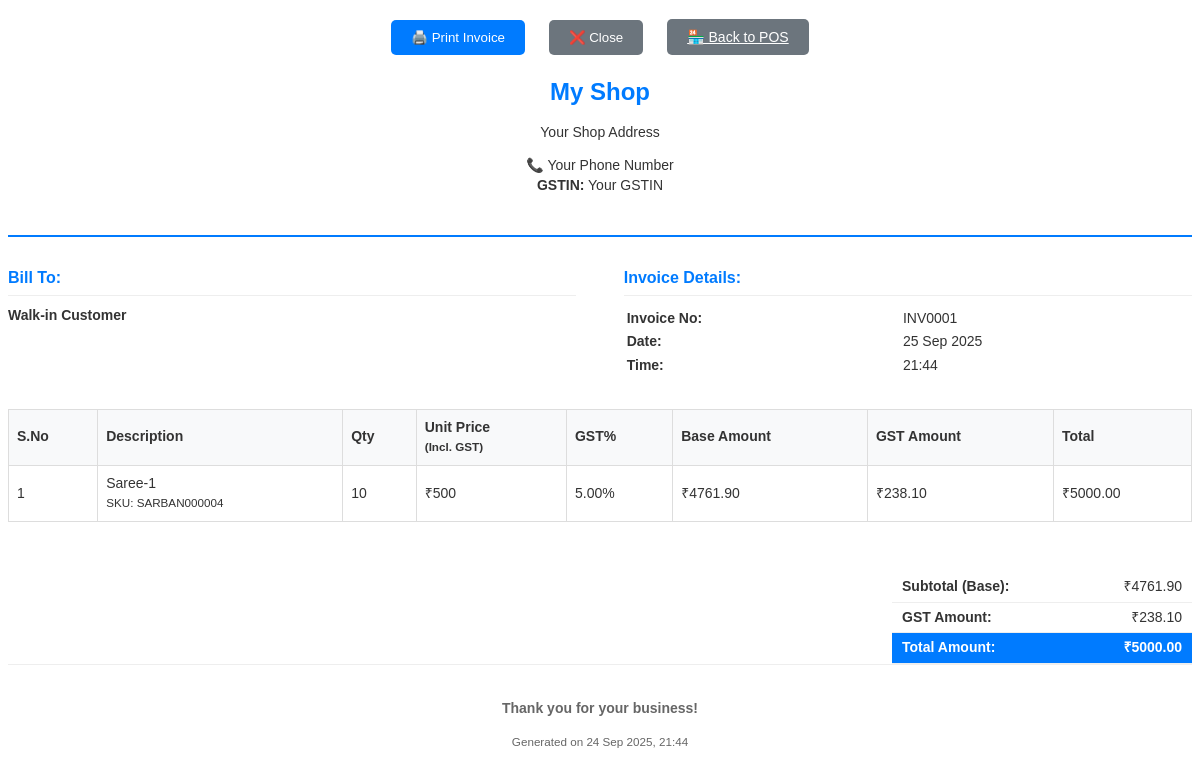
The app's page /invoice/4/print/ with its own data.
### profiles/models.py (models this page shows, shortened)
class ShopProfile(models.Model):
    shop_name = models.CharField(max_length=200, default="My Shop")
    gstin = models.CharField(max_length=15, blank=True, null=True, help_text="GST Identification Number")
    phone = models.CharField(max_length=15, blank=True, null=True)
    address = models.TextField(blank=True, null=True)
    logo = models.ImageField(upload_to='shop_logos/', blank=True, null=True)
    default_gst_rate = models.DecimalField(max_digits=5, decimal_places=2, default=5.00)
    invoice_prefix = models.CharField(max_length=10, default="INV", help_text="Prefix for invoice numbers")
    last_invoice_number = models.IntegerField(default=0, help_text="Last generated invoice number")
    inventory_password_hash = models.CharField(max_length=128, blank=True, null=True, help_text="Password for inventory access")
    created_at = models.DateTimeField(auto_now_add=True)
    updated_at = models.DateTimeField(auto_now=True)
    class Meta:
        verbose_name = "Shop Profile"
        verbose_name_plural = "Shop Profiles"
    @classmethod
    def get_shop_profile(cls):
        profile, created = cls.objects.get_or_create(pk=1)
        return profile

### sales/models.py (models this page shows, shortened)
class Invoice(models.Model):
    PAYMENT_STATUS_CHOICES = [
        ('pending', 'Pending'),
        ('paid', 'Paid'),
        ('partial', 'Partially Paid'),
        ('cancelled', 'Cancelled'),
    ]
    number = models.CharField(max_length=50, unique=True)
    date = models.DateField(auto_now_add=True)
    customer = models.ForeignKey(Customer, on_delete=models.SET_NULL, blank=True, null=True)
    customer_name = models.CharField(max_length=200, blank=True, null=True, help_text="Customer name for walk-in customers")
    total_incl = models.DecimalField(
        max_digits=12,
        decimal_places=2,
        default=0.00,
        validators=[MinValueValidator(Decimal('0.00'))],
        help_text="Total amount including tax"
    )
    total_base = models.DecimalField(
        max_digits=12,
        decimal_places=2,
        default=0.00,
        validators=[MinValueValidator(Decimal('0.00'))],
        help_text="Total base amount excluding tax"
    )
    total_tax = models.DecimalField(
        max_digits=12,
        decimal_places=2,
        default=0.00,
        validators=[MinValueValidator(Decimal('0.00'))],
        help_text="Total tax amount"
    )
    payment_status = models.CharField(max_length=20, choices=PAYMENT_STATUS_CHOICES, default='pending')
    amount_paid = models.DecimalField(max_digits=12, decimal_places=2, default=0.00)
    notes = models.TextField(blank=True, null=True)
    created_by = models.ForeignKey(User, on_delete=models.SET_NULL, blank=True, null=True)
    created_at = models.DateTimeField(auto_now_add=True)
    updated_at = models.DateTimeField(auto_now=True)
    class Meta:
        ordering = ['-created_at']
        verbose_name = "Invoice"
        verbose_name_plural = "Invoices"
    def get_customer_display_name(self):
        if self.customer:
            return self.customer.name
        return self.customer_name or "Walk-in Customer"

class InvoiceItem(models.Model):
    invoice = models.ForeignKey(Invoice, on_delete=models.CASCADE, related_name='items')
    product = models.ForeignKey(Product, on_delete=models.SET_NULL, blank=True, null=True)
    description = models.CharField(max_length=300, help_text="Product description")
    quantity = models.DecimalField(
        max_digits=10,
        decimal_places=0,
        validators=[MinValueValidator(Decimal('1'))]
    )
    unit_price_incl = models.DecimalField(
        max_digits=10,
        decimal_places=0,
        validators=[MinValueValidator(Decimal('1'))],
        help_text="Unit price including tax"
    )
    tax_rate = models.DecimalField(
        max_digits=5,
        decimal_places=2,
        default=5.00,
        help_text="Tax rate percentage"
    )
    class Meta:
        verbose_name = "Invoice Item"
        verbose_name_plural = "Invoice Items"
    @property
    def unit_price_base(self):
        tax_multiplier = 1 + (self.tax_rate / 100)
        return (self.unit_price_incl / tax_multiplier).quantize(
            Decimal('0.01'), rounding=ROUND_HALF_UP
        )
    @property
    def unit_tax_amount(self):
        return self.unit_price_incl - self.unit_price_base
    @property
    def base_amount(self):
        return (self.unit_price_base * self.quantity).quantize(
            Decimal('0.01'), rounding=ROUND_HALF_UP
        )
    @property
    def tax_amount(self):
        return (self.unit_tax_amount * self.quantity).quantize(
            Decimal('0.01'), rounding=ROUND_HALF_UP
        )
    @property
    def total_amount(self):
        return (self.unit_price_incl * self.quantity).quantize(
            Decimal('0.01'), rounding=ROUND_HALF_UP
        )

### inventory/models.py (models this page shows, shortened)
class Product(models.Model):
    name = models.CharField(max_length=200)
    collection = models.ForeignKey('Collection', on_delete=models.SET_NULL, blank=True, null=True, related_name='products')
    sku = models.CharField(max_length=50, unique=True, blank=True, null=True, help_text="Stock Keeping Unit")
    barcode_value = models.CharField(max_length=100, unique=True, blank=True, null=True)
    price_incl_tax = models.DecimalField(
        max_digits=10,
        decimal_places=0,
        validators=[MinValueValidator(Decimal('1'))],
        help_text="Price including tax"
    )
    tax_rate = models.DecimalField(max_digits=5, decimal_places=2, default=5.00, help_text="Tax rate percentage")
    cost_price = models.DecimalField(
        max_digits=10,
        decimal_places=0,
        validators=[MinValueValidator(Decimal('0'))],
        default=0,
        help_text="Cost price per unit"
    )
    track_stock = models.BooleanField(default=True, help_text="Whether to track stock for this product")
    stock_quantity = models.DecimalField(
        max_digits=10,
        decimal_places=0,
        default=0,
        help_text="Current stock quantity"
    )
    hsn = models.CharField(max_length=20, blank=True, null=True, help_text="HSN/SAC Code")
    unit = models.CharField(max_length=20, default="pcs", help_text="Unit of measurement")
    description = models.TextField(blank=True, null=True)
    created_at = models.DateTimeField(auto_now_add=True)
    updated_at = models.DateTimeField(auto_now=True)
    class Meta:
        ordering = ['name']
        verbose_name = "Product"
        verbose_name_plural = "Products"

### sales/views.py (the view)
# urls.py: path('invoice/<int:invoice_id>/print/', views.invoice_print, name='invoice_print'),
def invoice_print(request, invoice_id):
    invoice = get_object_or_404(Invoice, id=invoice_id)
    shop_profile = ShopProfile.get_shop_profile()
    context = {
        'invoice': invoice,
        'shop_profile': shop_profile,
    }
    return render(request, 'sales/invoice_print_a4.html', context)

### templates/sales/invoice_print_a4.html (shortened to what this page needs)
<!DOCTYPE html>
<html lang="en">
<head>
</head>
<body>
    <div class="print-actions no-print">
        <button class="btn" onclick="window.print()">🖨️ Print Invoice</button>
        <button class="btn btn-secondary" onclick="window.close()">❌ Close</button>
        <a href="{% url 'sales:pos_index' %}" class="btn btn-secondary">🏪 Back to POS</a>
    </div>
    <div class="invoice-container">
        <div class="invoice-header">
            <div class="company-info">
                <div class="company-name">{{ shop_profile.shop_name }}</div>
                {% if shop_profile.address %}
                    <div>{{ shop_profile.address|linebreaks }}</div>
                {% endif %}
                {% if shop_profile.phone %}
                    <div>📞 {{ shop_profile.phone }}</div>
                {% endif %}
                {% if shop_profile.gstin %}
                    <div><strong>GSTIN:</strong> {{ shop_profile.gstin }}</div>
                {% endif %}
            </div>
        </div>
        <div class="invoice-details">
            <div class="bill-to">
                <div class="section-title">Bill To:</div>
                <div>
                    <strong>{{ invoice.get_customer_display_name }}</strong><br>
                </div>
            </div>
            <div class="invoice-meta">
                <div class="section-title">Invoice Details:</div>
                <table style="width: 100%;">
                    <tr>
                        <td><strong>Invoice No:</strong></td>
                        <td>{{ invoice.number }}</td>
                    </tr>
                    <tr>
                        <td><strong>Date:</strong></td>
                        <td>{{ invoice.date|date:"d M Y" }}</td>
                    </tr>
                    <tr>
                        <td><strong>Time:</strong></td>
                        <td>{{ invoice.created_at|date:"H:i" }}</td>
                    </tr>
                </table>
            </div>
        </div>
        <table class="items-table">
            <thead>
                <tr>
                    <th>S.No</th>
                    <th>Description</th>
                    <th class="text-center">Qty</th>
                    <th class="text-right">Unit Price<br><small>(Incl. GST)</small></th>
                    <th class="text-center">GST%</th>
                    <th class="text-right">Base Amount</th>
                    <th class="text-right">GST Amount</th>
                    <th class="text-right">Total</th>
                </tr>
            </thead>
            <tbody>
                {% for item in invoice.items.all %}
                <tr>
                    <td class="text-center">{{ forloop.counter }}</td>
                    <td>
                        {{ item.description }}
                        {% if item.product %}
                            <br><small class="text-muted">SKU: {{ item.product.sku }}</small>
                        {% endif %}
                    </td>
                    <td class="text-center">{{ item.quantity }}</td>
                    <td class="text-right">₹{{ item.unit_price_incl }}</td>
                    <td class="text-center">{{ item.tax_rate }}%</td>
                    <td class="text-right">₹{{ item.base_amount }}</td>
                    <td class="text-right">₹{{ item.tax_amount }}</td>
                    <td class="text-right">₹{{ item.total_amount }}</td>
                </tr>
                {% endfor %}
            </tbody>
        </table>
        <div class="totals-section">
            <table class="totals-table">
                <tr>
                    <td><strong>Subtotal (Base):</strong></td>
                    <td class="text-right">₹{{ invoice.total_base }}</td>
                </tr>
                <tr>
                    <td><strong>GST Amount:</strong></td>
                    <td class="text-right">₹{{ invoice.total_tax }}</td>
                </tr>
                <tr class="total-row">
                    <td><strong>Total Amount:</strong></td>
                    <td class="text-right"><strong>₹{{ invoice.total_incl }}</strong></td>
                </tr>
            </table>
        </div>
        <div class="footer">
            <p><strong>Thank you for your business!</strong></p>
            <p><small>Generated on {{ invoice.created_at|date:"d M Y, H:i" }}</small></p>
        </div>
    </div>
</body>
</html>

### templates/sales/invoice_print_a4.html (style rules this page uses)
body { font-family: Arial, sans-serif; font-size: 14px; line-height: 1.4; color: #333; }
.invoice-header { border-bottom: 2px solid #007bff; padding-bottom: 20px; margin-bottom: 30px; }
.company-info { text-align: center; margin-bottom: 20px; }
.company-name { font-size: 24px; font-weight: bold; color: #007bff; margin-bottom: 5px; }
.invoice-details { display: flex; justify-content: space-between; margin-bottom: 30px; }
.bill-to, .invoice-meta { width: 48%; }
.section-title { font-weight: bold; font-size: 16px; margin-bottom: 10px; color: #007bff; border-bottom: 1px solid #eee; padding-bottom: 5px; }
.items-table { width: 100%; border-collapse: collapse; margin-bottom: 30px; }
.items-table th, .items-table td { border: 1px solid #ddd; padding: 8px; text-align: left; }
.items-table th { background-color: #f8f9fa; font-weight: bold; }
.text-right { text-align: right; }
.text-center { text-align: center; }
.totals-section { float: right; width: 300px; margin-top: 20px; }
.totals-table { width: 100%; border-collapse: collapse; }
.totals-table td { padding: 5px 10px; border-bottom: 1px solid #eee; }
.totals-table .total-row { background-color: #007bff; color: white; font-weight: bold; }
.footer { clear: both; margin-top: 50px; padding-top: 20px; border-top: 1px solid #eee; text-align: center; color: #666; }
.print-actions { text-align: center; margin: 20px 0; }
.btn { background: #007bff; color: white; padding: 10px 20px; border: none; border-radius: 5px; cursor: pointer; margin: 0 10px; }
.btn-secondary { background: #6c757d; }

### records on screen
ShopProfile: shop_name "My Shop", address "Your Shop Address", phone "Your Phone Number", gstin "Your GSTIN"
Invoice: get_customer_display_name "Walk-in Customer", number "INV0001", date "25 Sep 2025", created_at "21:44", total_base "4761.90", total_tax "238.10", total_incl "5000.00", created_at "24 Sep 2025, 21:44"
InvoiceItem: description "Saree-1", product.sku "SARBAN000004", quantity "10", unit_price_incl "500", tax_rate "5.00", base_amount "4761.90", tax_amount "238.10", total_amount "5000.00"
